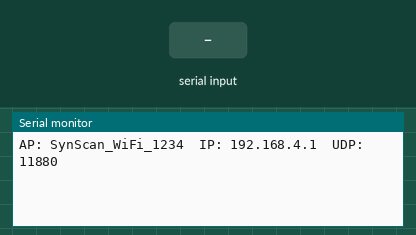
Bench run of a sketch on a simulated ESP32. Parts: the last lines printed to the serial monitor. Inputs (shaded band) come from the test bench.

Above: at 1.2 s.
1.3 s: ":\n" received over the second serial link
At 2.4 s:
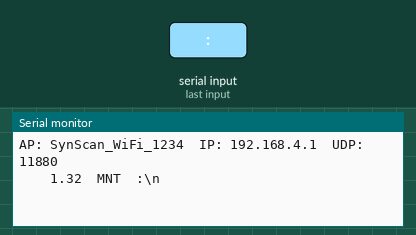
2.8 s: "=\n" received over the second serial link
At 3.5 s:
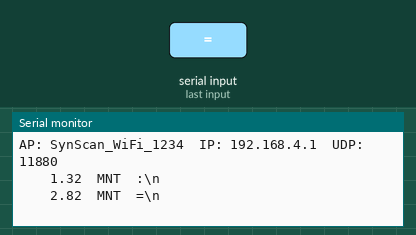
4.3 s: "!\n" received over the second serial link
At 4.7 s:
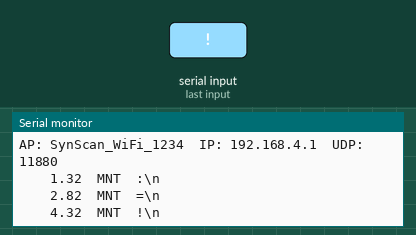
5.8 s: "1\n" received over the second serial link
At 7.0 s:
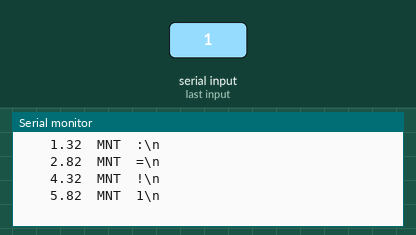

Measured:
- after the input at 1.3 s, the serial monitor: prints a new line at once (image 1)
- after the input at 2.8 s, the serial monitor: prints a new line at once (image 2)
- after the input at 4.3 s, the serial monitor: prints a new line at once (image 3)
- after the input at 5.8 s, the serial monitor: prints a new line at once (image 4)

The sketch:

SkyWatcherWiFi_ESP32.ino
```cpp
/*
  SkyWatcherWiFi dla ESP32 (port projektu vlaate/SkyWatcherWiFi)
  https://github.com/vlaate/SkyWatcherWiFi

  Zmiany wzgledem oryginalu (ESP8266):
  - ESP32: UART2 na GPIO16 (RX) i GPIO17 (TX), wiec USB i Serial Monitor dzialaja normalnie
  - usuniety zbedny Serial.read(), ktory gubil pierwszy bajt (poprawka warwound, Cloudy Nights)
  - serialIndex jako uint16_t (w oryginale uint8_t przepelnial sie przy 256 bajtach)
  - haslo do sieci WiFi (w oryginale siec byla otwarta)
  - logi w Serial Monitorze (115200) do diagnostyki

  Podlaczenie (RJ45 w obudowie). Star Discovery ma JEDNA wspolna linie danych:
    pin 5/6 (zwarte w montazu) -> GPIO16 (RX2) bezposrednio
    pin 5/6                    -> 1,1 kOhm -> GPIO17 (TX2)
    pin 4 GND -> GND, pin 7 +12V -> Mini360 (5V) -> VIN
    pin 2: niepodlaczony

  Diagnostyka przez USB (115200): wpisz np. ":e1" + Enter, odpowiedz montazu
  (surowa, z echem) pojawi sie jako "MNT".
*/

#include <WiFi.h>
#include <WiFiUdp.h>

// ---------- KONFIGURACJA ----------
#define AP_NAME       "SynScan_WiFi_1234"  // SynScan Pro wykrywa siec po prefiksie "SynScan"
#define AP_PASSWORD   "synscan123"         // min. 8 znakow; "" = siec otwarta jak w oryginale
#define MOUNT_RX_PIN  16
#define MOUNT_TX_PIN  17
#define MOUNT_BAUD    9600
#define UDP_PORT      11880                // port oczekiwany przez SynScan
#define TIMEOUT_MS    20                   // koniec odpowiedzi, gdy przez tyle ms nic nie przyjdzie
#define BUFFER_SIZE   1024
#define DEBUG         true                 // logi na USB (115200)

WiFiUDP udp;
IPAddress remoteIp;
uint16_t remotePort = 0;

uint8_t udpBuffer[BUFFER_SIZE];
uint8_t serialBuffer[BUFFER_SIZE];
uint16_t serialIndex = 0;

// Montaz moze miec TX i RX na wspolnej linii, wiec odsyla echo komendy.
// Ignorujemy wszystko do znaku '=' lub '!' (poczatek prawdziwej odpowiedzi).
bool ignoreEcho = true;
bool fromUsb = false;    // komenda testowa z USB: odpowiedzi nie wysylamy do aplikacji

void logRaw(const char* dir, const uint8_t* d, size_t len) {
  if (!DEBUG) return;
  Serial.printf("%8.2f  %-4s ", millis() / 1000.0, dir);
  for (size_t i = 0; i < len; i++) {
    uint8_t c = d[i];
    if (c == '\r') Serial.print("\\r");
    else if (c == '\n') Serial.print("\\n");
    else if (c >= 32 && c < 127) Serial.write(c);
    else Serial.printf("\\x%02X", c);
  }
  Serial.println();
}

void setup() {
  Serial.begin(115200);
  Serial2.begin(MOUNT_BAUD, SERIAL_8N1, MOUNT_RX_PIN, MOUNT_TX_PIN);

  WiFi.mode(WIFI_AP);
  IPAddress ip(192, 168, 4, 1);
  IPAddress subnet(255, 255, 255, 0);
  WiFi.softAPConfig(ip, ip, subnet);
  WiFi.softAP(AP_NAME, strlen(AP_PASSWORD) >= 8 ? AP_PASSWORD : nullptr);
  udp.begin(UDP_PORT);

  if (DEBUG) Serial.printf("\nAP: %s  IP: 192.168.4.1  UDP: %d\n", AP_NAME, UDP_PORT);
}

void loop() {
  // 0. Komenda testowa z USB: linia zaczynajaca sie od ':' idzie do montazu
  static char usbLine[40]; static uint8_t usbLen = 0;
  while (Serial.available()) {
    char c = Serial.read();
    if (c == '\r' || c == '\n') {
      if (usbLen > 1 && usbLine[0] == ':') {
        usbLine[usbLen++] = '\r';
        while (Serial2.available()) Serial2.read();
        Serial2.write((const uint8_t*)usbLine, usbLen);
        ignoreEcho = true; fromUsb = true;
        logRaw("TEST", (const uint8_t*)usbLine, usbLen);
      }
      usbLen = 0;
    } else if (usbLen < sizeof(usbLine) - 2) usbLine[usbLen++] = c;
  }

  // 1. Komenda z aplikacji (WiFi) -> montaz (UART)
  int packetSize = udp.parsePacket();
  if (packetSize > 0) {
    remoteIp = udp.remoteIP();
    remotePort = udp.remotePort();
    int len = udp.read(udpBuffer, BUFFER_SIZE);
    if (len > 0) {
      while (Serial2.available()) Serial2.read();
      Serial2.write(udpBuffer, len);
      ignoreEcho = true; fromUsb = false;
      logRaw("APP", udpBuffer, len);
    }
  }

  // 2. Odpowiedz z montazu (UART) -> aplikacja (WiFi)
  if (Serial2.available()) {
    uint8_t raw[BUFFER_SIZE]; uint16_t rawLen = 0;
    while (true) {
      if (Serial2.available()) {
        uint8_t c = Serial2.read();
        if (rawLen < BUFFER_SIZE) raw[rawLen++] = c;
        if (c == '=' || c == '!') ignoreEcho = false;
        if (!ignoreEcho && serialIndex < BUFFER_SIZE) serialBuffer[serialIndex++] = c;
      } else {
        delay(TIMEOUT_MS);
        if (!Serial2.available()) break;
      }
    }
    logRaw("MNT", raw, rawLen);

    if (serialIndex > 0 && remotePort != 0 && !fromUsb) {
      udp.beginPacket(remoteIp, remotePort);
      udp.write(serialBuffer, serialIndex);
      udp.endPacket();
    }
    serialIndex = 0;
  }
}
```
